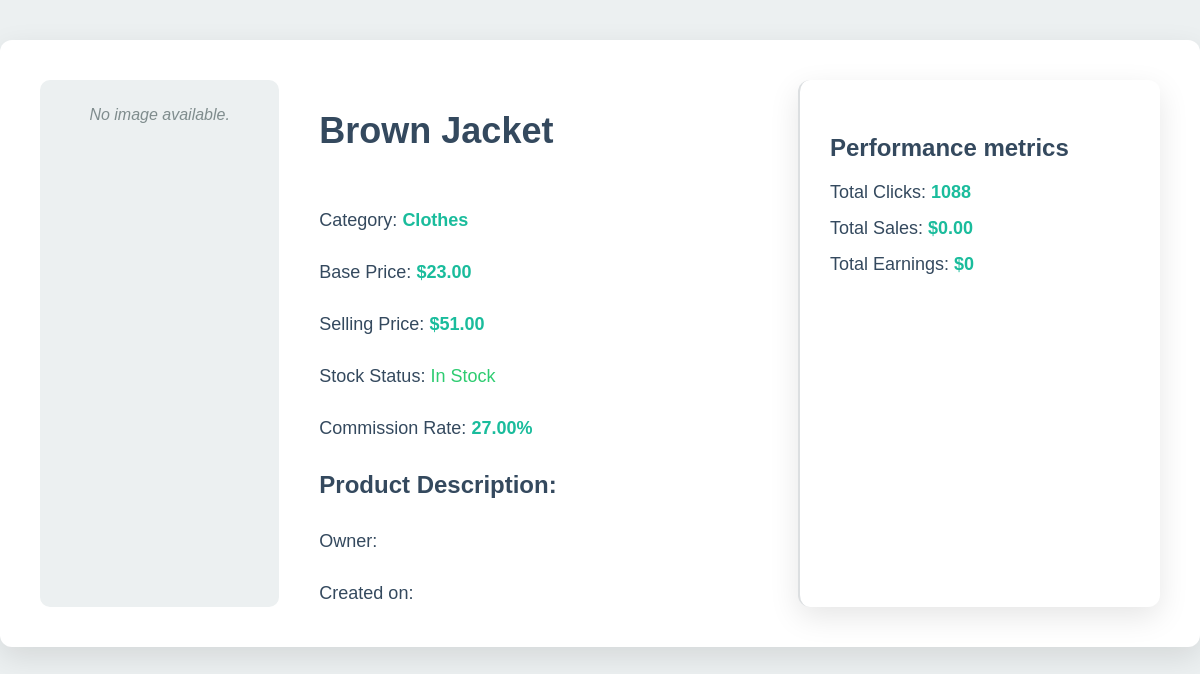
Screenshot of /product/2/ with the database file from the repository.
### dash/models.py (models this page shows, shortened)
class Product(models.Model):
    STATUS_CHOICES = [
        ('ordered', 'Ordered'),
        ('dispatched', 'Dispatched'),
        ('returned', 'Returned'),
        ('delivered', 'Delivered'),
    ]
    id = models.AutoField(primary_key=True)
    name = models.CharField(max_length=200)
    clicks = models.IntegerField(default=0)
    status = models.CharField(max_length=10, choices=STATUS_CHOICES, default='ordered')
    cost_price = models.DecimalField(max_digits=10, decimal_places=2)
    selling_price = models.DecimalField(max_digits=10, decimal_places=2)
    category = models.CharField(max_length=100)
    stock = models.IntegerField(null=True, blank=True)
    commission_rate = models.DecimalField(max_digits=5, decimal_places=2)
    supplier = models.ForeignKey(Supplier, on_delete=models.CASCADE, related_name='products')

### dash/views.py (the view)
# urls.py: path("product/<int:product_id>/", views.product_detail, name='product_detail'),
def product_detail(request, product_id):
    product = get_object_or_404(Product, id=product_id)
    total_clicks = product.clicks  # This is directly available in the product model
    total_sales = Product.objects.filter(id=product_id, status='delivered').count() * product.selling_price*100
    total_earnings = sum((p.selling_price - p.cost_price) for p in Product.objects.filter(id=product_id, status='delivered'))*100
    context = {
        'product': product,
        'total_clicks': total_clicks,
        'total_sales': total_sales,
        'total_earnings': total_earnings,
    }
    return render(request, 'product_detail.html', context)

### dash/templates/product_detail.html (shortened to what this page needs)
<!DOCTYPE html>
<html lang="en">
<head>
</head>
<body>
    <div class="product-container">
        <div class="product-image">
            {% if product.image %}
                <img src="{{ product.image.url }}" alt="{{ product.name }}" class="product-img">
            {% else %}
                <p class="no-image-text">No image available.</p>
            {% endif %}
        </div>
        <div class="product-details">
            <h2 class="product-name">{{ product.name }}</h2>
            <p class="product-category">Category: <span>{{ product.category }}</span></p>
            <p class="product-price">Base Price: <span class="price">${{ product.cost_price }}</span></p>
            <p class="product-price">Selling Price: <span class="price">${{ product.selling_price }}</span></p>
            <p class="stock-status">Stock Status:
                <span class="{% if product.stock > 0 %}in-stock{% else %}out-of-stock{% endif %}">
                    {% if product.stock > 0 %}In Stock{% else %}Out of Stock{% endif %}
                </span>
            </p>
            <p class="commission-rate">Commission Rate: <span>{{ product.commission_rate }}%</span></p>
            <p class="product-description">
                <span class="section-header">Product Description:</span>
            </p>
            <p class="product-owner">Owner: </p>
            <p class="created-date">Created on: </p>
        </div>
        <div class="stats-sidebar">
            <h3>Performance metrics</h3>
            <div class="stat-item">
                Total Clicks: <span>{{ total_clicks }}</span>
            </div>
            <div class="stat-item">
                Total Sales: <span>${{ total_sales }}</span>
            </div>
            <div class="stat-item">
                Total Earnings: <span> ${{ total_earnings }}</span>
            </div>
        </div>
    </div>
</body>
</html>

### dash/templates/product_detail.html (style rules this page uses)
body { font-family: Arial, sans-serif; background-color: #ecf0f1; margin: 0; padding: 0; }
.product-container { background-color: #ffffff; color: #34495e; padding: 40px; margin: 40px auto; border-radius: 12px; box-shadow: 0 10px 30px rgba(0, 0, 0, 0.1); max-width: 1200px; display: flex; gap: 40px; }
.product-image { flex: 1; max-width: 20000px; padding: 10px; border-radius: 10px; background-color: #ecf0f1; }
.no-image-text { color: #7f8c8d; font-style: italic; text-align: center; }
.product-details { flex: 2; display: flex; flex-direction: column; gap: 25px; }
.product-name { font-size: 36px; font-weight: bold; color: #34495e; }
.product-category, .product-price, .stock-status, .commission-rate, .product-owner, .created-date, .product-description { font-size: 18px; line-height: 1.5; color: #34495e; }
.product-category span, .price, .commission-rate span, .product-owner span, .created-date span { font-weight: bold; color: #1abc9c; }
.product-description { font-size: 16px; color: #7f8c8d; }
.in-stock { color: #2ecc71; }
.stats-sidebar { background-color: #ffffff; border-radius: 12px; box-shadow: 0 10px 30px rgba(0, 0, 0, 0.1); padding: 30px; width: 300px; flex-shrink: 0; border-left: 2px solid #dcdfe1; }
.stats-sidebar h3 { font-size: 24px; font-weight: bold; color: #34495e; margin-bottom: 20px; }
.stat-item { font-size: 18px; margin-bottom: 15px; color: #34495e; }
.stat-item span { font-weight: bold; color: #1abc9c; }
.product-details p { margin: 0; padding: 0; }
.product-description { padding-top: 20px; }
.section-header { font-size: 24px; font-weight: bold; color: #34495e; margin-bottom: 15px; }

### rows the page displays
Product: name "Brown Jacket", category "Clothes", cost_price "23.00", selling_price "51.00", commission_rate "27.00"

### other values shown
{{ total_clicks }} "1088"
{{ total_sales }} "0.00"
{{ total_earnings }} "0"
